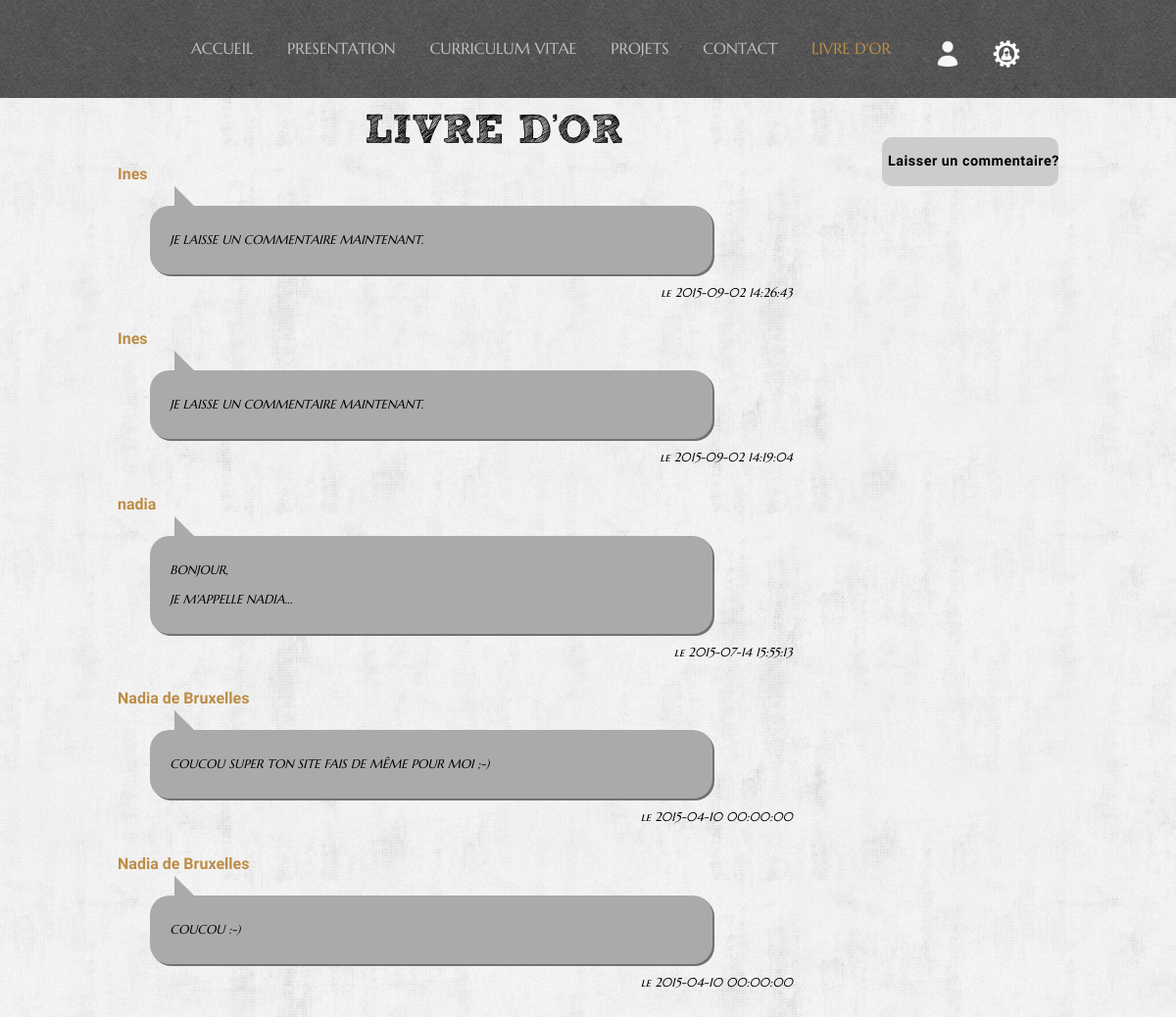
The page /livredor.php on the database its author committed.
### tables this page shows
CREATE TABLE `comments` (
  `id` int(11) NOT NULL AUTO_INCREMENT,
  `user_id` int(11) NOT NULL,
  `user_pseudo` varchar(200) NOT NULL,
  `user_mail` varchar(200) NOT NULL,
  `comment` varchar(4000) NOT NULL,
  `datecomments` datetime NOT NULL,
  PRIMARY KEY (`id`)
);

### livredor.php (the view, shortened to what this page needs)
<?php
include_once('meta_header.php');
include_once('nav.php');
?>
		</head>
		<body>
			<div id="content">
			<form id="laisserCom" name="laisserCom" method="POST" action="comments.php"><input type="submit" value="Laisser un commentaire?" ></form>
			<div id="affichage">
				<h1 id="orTitle" >LIVRE D'OR</h1>
				<?php
				$connection = connectBD();
				if ($connection) {
					$req='SELECT * FROM comments INNER JOIN clients ON comments.user_id = clients.id ORDER BY datecomments DESC';
					$results = $connection->query($req);
					if ($results->rowCount() > 0) {
						foreach ($results as $key) {
								echo '	<div id="affichCom"><red>'.($key['client'] == 1 ? '<or><b>'.$key['user_pseudo'].'</b></or>' :'<red><b>'.$key['user_pseudo'].'</b></red>').'</br>
										<ul id="arrows">
										<li class="top-left">
										<span class="txt"><i><black>'.$key['comment'].'</black></span> <br></li></ul> <span class="marge" style="font-size:0.8em;"> <black> le '.$key['datecomments'].'</i> </black> </span></br></br> </div>';
						}
					}
				}
				else{
						$contenu = '<red>Erreur : Impossible de se connecter à la BD, veuillez contacter votre administrateur!</red>';
				}
			?>
			</div>
</body>
</html>

### meta_header.php (shortened to what this page needs)
<!doctype html>
<html xmlns="http://www.w3.org/1999/xhtml">
<head>
    <link rel="stylesheet" href="https://maxcdn.bootstrapcdn.com/bootstrap/3.2.0/css/bootstrap.min.css">
    <link src="font/SketchRockwell-Bold.ttf" href='' rel='stylesheet' type='text/css'>
    <link rel="stylesheet" type="text/css" href="https://www.google.com/fonts#QuickUsePlace:quickUse/Family:Cabin+Sketch:700">
    <link rel="stylesheet" type="text/css" href="css/style.css">
    <link rel="stylesheet" href="css/responsive.css" media="screen">
    <link href="css/lightbox.css" rel="stylesheet">

### nav.php (shortened to what this page needs)
<?php
include_once('meta_header.php');
?>
<div class="topbar">
	<div class="fill">
		<div id="nav" >
			<ul class="nav">
				<li><a class="a_index" href="index.php#acceuil">ACCUEIL</a></li>
				<li><a class="a_pres" href="index.php#presentation">PRESENTATION</a></li>
				<li><a class="a_cv" href="index.php#cv">CURRICULUM VITAE</a></li>
				<li><a class="a_cv" href="projet.php">PROJETS</a></li>
				<li><a class="" href="contact.php">CONTACT</a></li>
				<li><a class="" href="livredor.php"><or>LIVRE D'OR</or></a></li>
				<?php
				if(isset($_SESSION['id'])){
					echo '
						<b><li><a id="deconnecter" href="deconnection.php"><input class="deconnecter" type="submit" value="SE DECONNECTER" ></a></li></b>';
					if($_SESSION['admin'] == 1){
						echo '<li><a class="aNav" href="Admin.php">ADMIN</a></li>';
					}
					elseif ($_SESSION['client'] == 1 OR $_SESSION['user'] == 1) {
						echo '<li><a class="aNav" href="vip.php">ESPACE CLIENT</a></li>';
					}
				}
				else{
					?>
					<li><a id="espace_client" class="clientIcon" href="espaceclient.php"> <img data-popup="connection" src="img/clientwhite.png"><a/><li/>
					<li><a id="espace_client" class="adminIcon" href="adminCONNECT.php"> <img data-popup="ADMIN" src="img/admin.png"><a/><li/>
					<?php
					}
				?>
			</ul>
		</div>
	</div>
</div>

### css/style.css (style rules this page uses)
red { color: #990066; }
black { color: black; }
or { color:#BD8D46; }
html, body { background-image:url(../img/grunge_wall.png); font-family: 'Marcellus SC', sans-serif; color: black; font-size: 1em; max-width: 100%; }
a { list-style-type: none; text-decoration: none; color: black; }
input { color: black; font-family: 'robotothin', sans-serif; }
#content { padding-top: 75px; margin: auto; max-width: 100%; width: 100%; height: auto; left: 5%; }
h1 { color: #000000; }
#nav { display: inline-block; width: 100%; height: 100px; background-image:url(../img/black_paper.png); position: fixed; z-index: 1000; opacity: 1; font-size: 1em; }
#nav ul { text-decoration: none; list-style-type: none; width: 100%; margin: auto; margin-left: 20%; }
#nav li { display: inline-block; margin-top: 2%; }
#nav li a { text-decoration: none; list-style-type: none; display: block; color: #C0C0C0; padding: 15px; }
#espace_client { position: absolute; margin-left: 20%; width:53px; height: auto; margin-top:0%; }
#espace_client img { width:150%; height: 150%; }
input { width: 100%; height: 40px; width: 100%; margin: 5px 0px 10px 0px; }
input[type=submit] { background-color: #CCCCCC; height: 50px; width: 100%; border: none; font-weight: 400; font-style: normal; letter-spacing: 2px; color: ; border-radius: 5px; font-family: 'Marcellus SC'; }
#affichage { position: relative; margin-bottom: 3%; margin-left: 10%; width: 70%; float: left; margin-top: 3%; }
#affichage h1 { font-family:'Sketch Rockwell'; font-size: 2.6em; margin-left: 30%; color: ; margin-top: 0; }
.marge { float: right; margin-right: 18%; }
#laisserCom { position: fixed; float: left; margin-top: 5%; display: block; margin-left:75%; width: 15%; height: 50px; cursor: pointer; }
#laisserCom input { cursor: pointer; letter-spacing: 0.5px; font-size: 0.9em; font-weight: bold; border-radius: 10px; }
.txt { padding-left: 0px; }
#arrows { position: relative; width: 85%; display: -webkit-box; display: -webkit-flex; display: -ms-flexbox; display: flex; -webkit-flex-flow: row wrap; -ms-flex-flow: row wrap; flex-flow: row wrap; text-decoration: none; list-style-type: none; }
#arrows li { position: relative; width: calc(100% - 100px); height: auto; margin-top: 20px; margin-left: -1%; background: #AAA; font-size: 0.8em; color: ; line-height: 30px; text-align: ; padding-left: 500px; text-transform: uppercase; border-radius: 20px; padding: 20px; box-shadow: 2px 2px 0px #737073; }
#arrows li:before { content: ''; position: absolute; border-width: 15px; border-style: solid; border-color: transparent; }
#arrows li.top-left:before { top: 10px; left: 25px; border-left-color: #AAA; border-bottom-color: #AAA; -webkit-transform: translateY(-100%); -ms-transform: translateY(-100%); transform: translateY(-100%); }

### css/lightbox.css (style rules this page uses)
body:after { content: url(..img/portfolio/images/close.png) url(..img/portfolio/images/loading.gif) url(..img/portfolio/images/prev.png) url(..img/portfolio/images/next.png); display: none; }

### rows shown on the page
comments: user_pseudo "Ines", comment "JE LAISSE UN COMMENTAIRE MAINTENANT.", datecomments "2015-09-02 14:26:43"
comments: user_pseudo "Ines", comment "JE LAISSE UN COMMENTAIRE MAINTENANT.", datecomments "2015-09-02 14:19:04"
comments: user_pseudo "nadia", comment "BONJOUR, JE M'APPELLE NADIA...", datecomments "2015-07-14 15:55:13"
comments: user_pseudo "Nadia de Bruxelles", comment "COUCOU SUPER TON SITE FAIS DE MÊME POUR MOI ;-)", datecomments "2015-04-10 00:00:00"
comments: user_pseudo "Nadia de Bruxelles", comment "COUCOU :-)", datecomments "2015-04-10 00:00:00"
